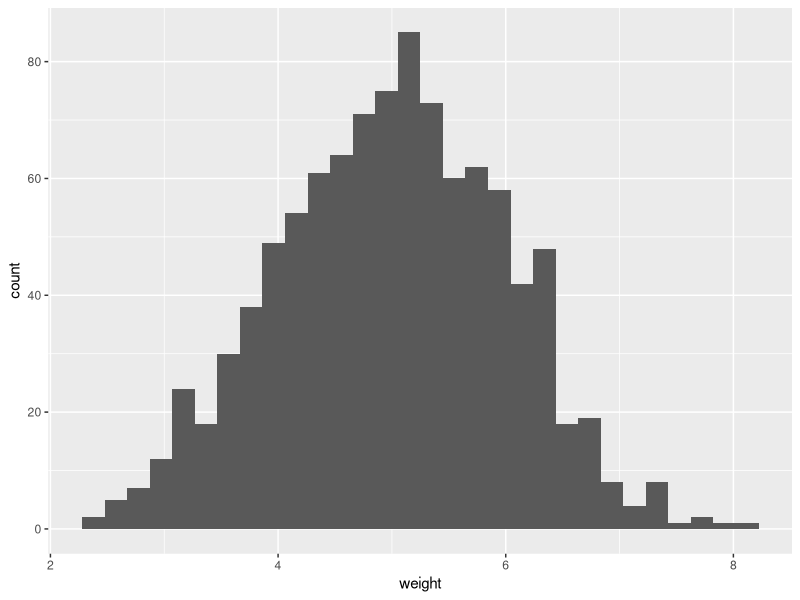

The R source for this figure:

# apples <- data.frame(apple_id = as.factor(1:1000),weight = rnorm(1000, 5, 1))
# write.csv(apples, 'data/apples_data.csv', row.names = FALSE)

#read data
apples <- read.csv('data/apples_data.csv')

# process data
apples$log_weight <- log(apples$weight)

# graphing
library(ggplot2)

png('figs/hist_apple_weight.png')
ggplot(apples, aes(weight)) + geom_histogram()
# hist(apples$weight)
dev.off()